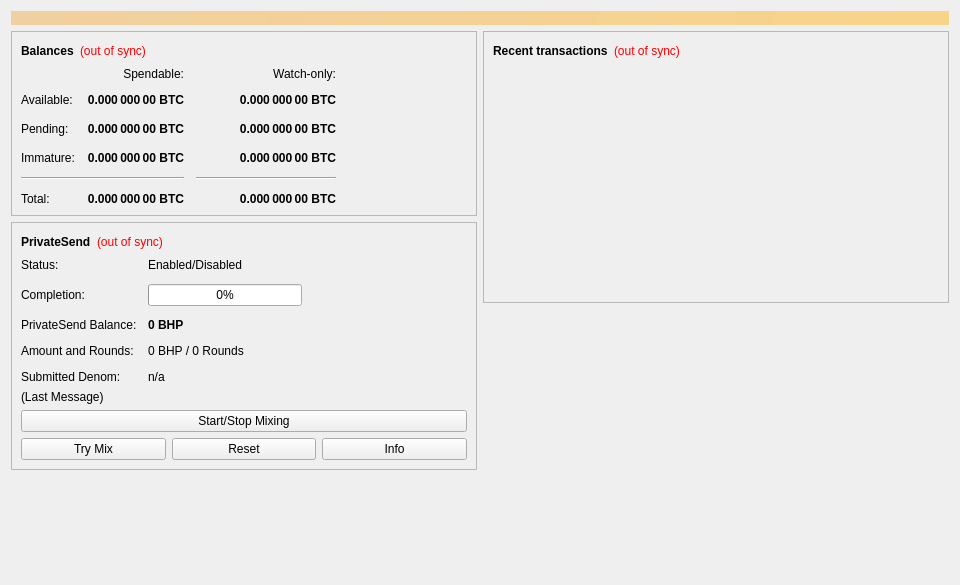
<?xml version="1.0" encoding="UTF-8"?>
<ui version="4.0">
 <class>OverviewPage</class>
 <widget class="QWidget" name="OverviewPage">
  <property name="geometry">
   <rect>
    <x>0</x>
    <y>0</y>
    <width>960</width>
    <height>585</height>
   </rect>
  </property>
  <property name="minimumSize">
   <size>
    <width>960</width>
    <height>0</height>
   </size>
  </property>
  <property name="windowTitle">
   <string>Form</string>
  </property>
  <layout class="QVBoxLayout" name="topLayout">
   <item>
    <widget class="QLabel" name="labelAlerts">
     <property name="visible">
      <bool>false</bool>
     </property>
     <property name="styleSheet">
      <string notr="true">QLabel { background-color: qlineargradient(x1: 0, y1: 0, x2: 1, y2: 0, stop:0 #F0D0A0, stop:1 #F8D488); color:#000000; }</string>
     </property>
     <property name="wordWrap">
      <bool>true</bool>
     </property>
     <property name="margin">
      <number>3</number>
     </property>
     <property name="textInteractionFlags">
      <set>Qt::TextSelectableByMouse</set>
     </property>
    </widget>
   </item>
   <item>
    <layout class="QHBoxLayout" name="horizontalLayout" stretch="1,1">
     <item>
      <layout class="QVBoxLayout" name="verticalLayout_2">
       <item>
        <widget class="QFrame" name="frame">
         <property name="frameShape">
          <enum>QFrame::StyledPanel</enum>
         </property>
         <property name="frameShadow">
          <enum>QFrame::Raised</enum>
         </property>
         <layout class="QVBoxLayout" name="verticalLayout_4">
          <item>
           <layout class="QHBoxLayout" name="horizontalLayout_4">
            <item>
             <widget class="QLabel" name="label_5">
              <property name="font">
               <font>
                <weight>75</weight>
                <bold>true</bold>
               </font>
              </property>
              <property name="text">
               <string>Balances</string>
              </property>
             </widget>
            </item>
            <item>
             <widget class="QLabel" name="labelWalletStatus">
              <property name="toolTip">
               <string>The displayed information may be out of date. Your wallet automatically synchronizes with the Aither network after a connection is established, but this process has not completed yet.</string>
              </property>
              <property name="styleSheet">
               <string notr="true">QLabel { color: red; }</string>
              </property>
              <property name="text">
               <string notr="true">(out of sync)</string>
              </property>
              <property name="alignment">
               <set>Qt::AlignLeading|Qt::AlignLeft|Qt::AlignVCenter</set>
              </property>
             </widget>
            </item>
            <item>
             <spacer name="horizontalSpacer_3">
              <property name="orientation">
               <enum>Qt::Horizontal</enum>
              </property>
              <property name="sizeHint" stdset="0">
               <size>
                <width>40</width>
                <height>20</height>
               </size>
              </property>
             </spacer>
            </item>
           </layout>
          </item>
          <item>
           <layout class="QGridLayout" name="gridLayout">
            <property name="spacing">
             <number>12</number>
            </property>
            <item row="2" column="2">
             <widget class="QLabel" name="labelWatchPending">
              <property name="font">
               <font>
                <weight>75</weight>
                <bold>true</bold>
               </font>
              </property>
              <property name="cursor">
               <cursorShape>IBeamCursor</cursorShape>
              </property>
              <property name="toolTip">
               <string>Unconfirmed transactions to watch-only addresses</string>
              </property>
              <property name="text">
               <string notr="true">0.000 000 00 BTC</string>
              </property>
              <property name="alignment">
               <set>Qt::AlignRight|Qt::AlignTrailing|Qt::AlignVCenter</set>
              </property>
              <property name="textInteractionFlags">
               <set>Qt::LinksAccessibleByMouse|Qt::TextSelectableByKeyboard|Qt::TextSelectableByMouse</set>
              </property>
             </widget>
            </item>
            <item row="2" column="1">
             <widget class="QLabel" name="labelUnconfirmed">
              <property name="font">
               <font>
                <weight>75</weight>
                <bold>true</bold>
               </font>
              </property>
              <property name="cursor">
               <cursorShape>IBeamCursor</cursorShape>
              </property>
              <property name="toolTip">
               <string>Total of transactions that have yet to be confirmed, and do not yet count toward the spendable balance</string>
              </property>
              <property name="text">
               <string notr="true">0.000 000 00 BTC</string>
              </property>
              <property name="alignment">
               <set>Qt::AlignRight|Qt::AlignTrailing|Qt::AlignVCenter</set>
              </property>
              <property name="textInteractionFlags">
               <set>Qt::LinksAccessibleByMouse|Qt::TextSelectableByKeyboard|Qt::TextSelectableByMouse</set>
              </property>
             </widget>
            </item>
            <item row="3" column="2">
             <widget class="QLabel" name="labelWatchImmature">
              <property name="font">
               <font>
                <weight>75</weight>
                <bold>true</bold>
               </font>
              </property>
              <property name="cursor">
               <cursorShape>IBeamCursor</cursorShape>
              </property>
              <property name="toolTip">
               <string>Mined balance in watch-only addresses that has not yet matured</string>
              </property>
              <property name="text">
               <string notr="true">0.000 000 00 BTC</string>
              </property>
              <property name="alignment">
               <set>Qt::AlignRight|Qt::AlignTrailing|Qt::AlignVCenter</set>
              </property>
              <property name="textInteractionFlags">
               <set>Qt::LinksAccessibleByMouse|Qt::TextSelectableByKeyboard|Qt::TextSelectableByMouse</set>
              </property>
             </widget>
            </item>
            <item row="4" column="0" colspan="2">
             <widget class="Line" name="lineSpendableBalance">
              <property name="orientation">
               <enum>Qt::Horizontal</enum>
              </property>
             </widget>
            </item>
            <item row="4" column="2">
             <widget class="Line" name="lineWatchBalance">
              <property name="sizePolicy">
               <sizepolicy hsizetype="Preferred" vsizetype="Fixed">
                <horstretch>0</horstretch>
                <verstretch>0</verstretch>
               </sizepolicy>
              </property>
              <property name="minimumSize">
               <size>
                <width>140</width>
                <height>0</height>
               </size>
              </property>
              <property name="orientation">
               <enum>Qt::Horizontal</enum>
              </property>
             </widget>
            </item>
            <item row="5" column="0">
             <widget class="QLabel" name="labelTotalText">
              <property name="text">
               <string>Total:</string>
              </property>
             </widget>
            </item>
            <item row="3" column="1">
             <widget class="QLabel" name="labelImmature">
              <property name="font">
               <font>
                <weight>75</weight>
                <bold>true</bold>
               </font>
              </property>
              <property name="cursor">
               <cursorShape>IBeamCursor</cursorShape>
              </property>
              <property name="toolTip">
               <string>Mined balance that has not yet matured</string>
              </property>
              <property name="text">
               <string notr="true">0.000 000 00 BTC</string>
              </property>
              <property name="alignment">
               <set>Qt::AlignRight|Qt::AlignTrailing|Qt::AlignVCenter</set>
              </property>
              <property name="textInteractionFlags">
               <set>Qt::LinksAccessibleByMouse|Qt::TextSelectableByKeyboard|Qt::TextSelectableByMouse</set>
              </property>
             </widget>
            </item>
            <item row="2" column="3">
             <spacer name="horizontalSpacer_2">
              <property name="orientation">
               <enum>Qt::Horizontal</enum>
              </property>
              <property name="sizeHint" stdset="0">
               <size>
                <width>40</width>
                <height>20</height>
               </size>
              </property>
             </spacer>
            </item>
            <item row="3" column="0">
             <widget class="QLabel" name="labelImmatureText">
              <property name="text">
               <string>Immature:</string>
              </property>
             </widget>
            </item>
            <item row="5" column="1">
             <widget class="QLabel" name="labelTotal">
              <property name="font">
               <font>
                <weight>75</weight>
                <bold>true</bold>
               </font>
              </property>
              <property name="cursor">
               <cursorShape>IBeamCursor</cursorShape>
              </property>
              <property name="toolTip">
               <string>Your current total balance</string>
              </property>
              <property name="text">
               <string notr="true">0.000 000 00 BTC</string>
              </property>
              <property name="alignment">
               <set>Qt::AlignRight|Qt::AlignTrailing|Qt::AlignVCenter</set>
              </property>
              <property name="textInteractionFlags">
               <set>Qt::LinksAccessibleByMouse|Qt::TextSelectableByKeyboard|Qt::TextSelectableByMouse</set>
              </property>
             </widget>
            </item>
            <item row="5" column="2">
             <widget class="QLabel" name="labelWatchTotal">
              <property name="font">
               <font>
                <weight>75</weight>
                <bold>true</bold>
               </font>
              </property>
              <property name="cursor">
               <cursorShape>IBeamCursor</cursorShape>
              </property>
              <property name="toolTip">
               <string>Current total balance in watch-only addresses</string>
              </property>
              <property name="text">
               <string notr="true">0.000 000 00 BTC</string>
              </property>
              <property name="alignment">
               <set>Qt::AlignRight|Qt::AlignTrailing|Qt::AlignVCenter</set>
              </property>
              <property name="textInteractionFlags">
               <set>Qt::LinksAccessibleByMouse|Qt::TextSelectableByKeyboard|Qt::TextSelectableByMouse</set>
              </property>
             </widget>
            </item>
            <item row="0" column="2">
             <widget class="QLabel" name="labelWatchonly">
              <property name="text">
               <string>Watch-only:</string>
              </property>
              <property name="alignment">
               <set>Qt::AlignRight|Qt::AlignTrailing|Qt::AlignVCenter</set>
              </property>
             </widget>
            </item>
            <item row="1" column="0">
             <widget class="QLabel" name="labelBalanceText">
              <property name="text">
               <string>Available:</string>
              </property>
             </widget>
            </item>
            <item row="1" column="1">
             <widget class="QLabel" name="labelBalance">
              <property name="font">
               <font>
                <weight>75</weight>
                <bold>true</bold>
               </font>
              </property>
              <property name="cursor">
               <cursorShape>IBeamCursor</cursorShape>
              </property>
              <property name="toolTip">
               <string>Your current spendable balance</string>
              </property>
              <property name="text">
               <string notr="true">0.000 000 00 BTC</string>
              </property>
              <property name="alignment">
               <set>Qt::AlignRight|Qt::AlignTrailing|Qt::AlignVCenter</set>
              </property>
              <property name="textInteractionFlags">
               <set>Qt::LinksAccessibleByMouse|Qt::TextSelectableByKeyboard|Qt::TextSelectableByMouse</set>
              </property>
             </widget>
            </item>
            <item row="1" column="2">
             <widget class="QLabel" name="labelWatchAvailable">
              <property name="font">
               <font>
                <weight>75</weight>
                <bold>true</bold>
               </font>
              </property>
              <property name="cursor">
               <cursorShape>IBeamCursor</cursorShape>
              </property>
              <property name="toolTip">
               <string>Your current balance in watch-only addresses</string>
              </property>
              <property name="text">
               <string notr="true">0.000 000 00 BTC</string>
              </property>
              <property name="alignment">
               <set>Qt::AlignRight|Qt::AlignTrailing|Qt::AlignVCenter</set>
              </property>
              <property name="textInteractionFlags">
               <set>Qt::LinksAccessibleByMouse|Qt::TextSelectableByKeyboard|Qt::TextSelectableByMouse</set>
              </property>
             </widget>
            </item>
            <item row="2" column="0">
             <widget class="QLabel" name="labelPendingText">
              <property name="text">
               <string>Pending:</string>
              </property>
             </widget>
            </item>
            <item row="0" column="1">
             <widget class="QLabel" name="labelSpendable">
              <property name="text">
               <string>Spendable:</string>
              </property>
              <property name="alignment">
               <set>Qt::AlignRight|Qt::AlignTrailing|Qt::AlignVCenter</set>
              </property>
             </widget>
            </item>
           </layout>
          </item>
         </layout>
        </widget>
       </item>
       <item>
        <widget class="QFrame" name="framePrivateSend">
         <property name="layoutDirection">
          <enum>Qt::LeftToRight</enum>
         </property>
         <property name="frameShape">
          <enum>QFrame::StyledPanel</enum>
         </property>
         <property name="frameShadow">
          <enum>QFrame::Raised</enum>
         </property>
         <layout class="QVBoxLayout" name="VerticalLayout_PS1">
          <item>
           <layout class="QHBoxLayout" name="horizontalLayout_5">
            <item>
             <widget class="QLabel" name="labelPrivateSendHeader">
              <property name="font">
               <font>
                <weight>75</weight>
                <bold>true</bold>
               </font>
              </property>
              <property name="text">
               <string>PrivateSend</string>
              </property>
             </widget>
            </item>
            <item>
             <widget class="QLabel" name="labelPrivateSendSyncStatus">
              <property name="toolTip">
               <string>The displayed information may be out of date. Your wallet automatically synchronizes with the Aither network after a connection is established, but this process has not completed yet.</string>
              </property>
              <property name="styleSheet">
               <string notr="true">QLabel { color: red; }</string>
              </property>
              <property name="text">
               <string notr="true">(out of sync)</string>
              </property>
              <property name="alignment">
               <set>Qt::AlignLeading|Qt::AlignLeft|Qt::AlignVCenter</set>
              </property>
             </widget>
            </item>
            <item>
             <spacer name="horizontalSpacer_4">
              <property name="orientation">
               <enum>Qt::Horizontal</enum>
              </property>
              <property name="sizeHint" stdset="0">
               <size>
                <width>40</width>
                <height>20</height>
               </size>
              </property>
             </spacer>
            </item>
           </layout>
          </item>
          <item>
           <layout class="QFormLayout" name="privateSendFormLayout">
            <property name="fieldGrowthPolicy">
             <enum>QFormLayout::AllNonFixedFieldsGrow</enum>
            </property>
            <property name="horizontalSpacing">
             <number>11</number>
            </property>
            <property name="verticalSpacing">
             <number>12</number>
            </property>
            <item row="0" column="0">
             <widget class="QLabel" name="labelPrivateSendEnabledText">
              <property name="text">
               <string>Status:</string>
              </property>
             </widget>
            </item>
            <item row="0" column="1">
             <widget class="QLabel" name="labelPrivateSendEnabled">
              <property name="text">
               <string>Enabled/Disabled</string>
              </property>
             </widget>
            </item>
            <item row="1" column="0">
             <widget class="QLabel" name="labelCompletitionText">
              <property name="text">
               <string>Completion:</string>
              </property>
             </widget>
            </item>
            <item row="1" column="1">
             <widget class="QProgressBar" name="privateSendProgress">
              <property name="maximumSize">
               <size>
                <width>154</width>
                <height>16777215</height>
               </size>
              </property>
              <property name="value">
               <number>0</number>
              </property>
             </widget>
            </item>
            <item row="2" column="0">
             <widget class="QLabel" name="labelAnonymizedText">
              <property name="text">
               <string>PrivateSend Balance:</string>
              </property>
             </widget>
            </item>
            <item row="2" column="1">
             <widget class="QLabel" name="labelAnonymized">
              <property name="font">
               <font>
                <weight>75</weight>
                <bold>true</bold>
               </font>
              </property>
              <property name="text">
               <string notr="true">0 BHP</string>
              </property>
             </widget>
            </item>
            <item row="3" column="0">
             <widget class="QLabel" name="labelAmountAndRoundsText">
              <property name="text">
               <string>Amount and Rounds:</string>
              </property>
             </widget>
            </item>
            <item row="3" column="1">
             <widget class="QLabel" name="labelAmountRounds">
              <property name="text">
               <string>0 BHP / 0 Rounds</string>
              </property>
             </widget>
            </item>
            <item row="4" column="0">
             <widget class="QLabel" name="labelSubmittedDenomText">
              <property name="text">
               <string>Submitted Denom:</string>
              </property>
             </widget>
            </item>
            <item row="4" column="1">
             <widget class="QLabel" name="labelSubmittedDenom">
              <property name="toolTip">
               <string>The denominations you submitted to the Masternode.&lt;br&gt;To mix, other users must submit the exact same denominations.</string>
              </property>
              <property name="text">
               <string>n/a</string>
              </property>
             </widget>
            </item>
           </layout>
          </item>
          <item>
           <layout class="QVBoxLayout" name="VerticalLayout_PS">
            <item>
             <widget class="QLabel" name="labelPrivateSendLastMessage">
              <property name="text">
               <string>(Last Message)</string>
              </property>
              <property name="alignment">
               <set>Qt::AlignLeading|Qt::AlignLeft|Qt::AlignTop</set>
              </property>
              <property name="wordWrap">
               <bool>true</bool>
              </property>
             </widget>
            </item>
            <item>
             <widget class="QPushButton" name="togglePrivateSend">
              <property name="sizePolicy">
               <sizepolicy hsizetype="MinimumExpanding" vsizetype="Fixed">
                <horstretch>0</horstretch>
                <verstretch>0</verstretch>
               </sizepolicy>
              </property>
              <property name="text">
               <string>Start/Stop Mixing</string>
              </property>
             </widget>
            </item>
            <item>
             <layout class="QHBoxLayout" name="horizontalLayout_debugbuttons">
              <item>
               <widget class="QPushButton" name="privateSendAuto">
                <property name="sizePolicy">
                 <sizepolicy hsizetype="MinimumExpanding" vsizetype="Fixed">
                  <horstretch>0</horstretch>
                  <verstretch>0</verstretch>
                 </sizepolicy>
                </property>
                <property name="toolTip">
                 <string>Try to manually submit a PrivateSend request.</string>
                </property>
                <property name="text">
                 <string>Try Mix</string>
                </property>
               </widget>
              </item>
              <item>
               <widget class="QPushButton" name="privateSendReset">
                <property name="sizePolicy">
                 <sizepolicy hsizetype="MinimumExpanding" vsizetype="Fixed">
                  <horstretch>0</horstretch>
                  <verstretch>0</verstretch>
                 </sizepolicy>
                </property>
                <property name="toolTip">
                 <string>Reset the current status of PrivateSend (can interrupt PrivateSend if it's in the process of Mixing, which can cost you money!)</string>
                </property>
                <property name="autoFillBackground">
                 <bool>false</bool>
                </property>
                <property name="text">
                 <string>Reset</string>
                </property>
               </widget>
              </item>
              <item>
               <widget class="QPushButton" name="privateSendInfo">
                <property name="sizePolicy">
                 <sizepolicy hsizetype="MinimumExpanding" vsizetype="Fixed">
                  <horstretch>0</horstretch>
                  <verstretch>0</verstretch>
                 </sizepolicy>
                </property>
                <property name="toolTip">
                 <string>Information about PrivateSend and Mixing</string>
                </property>
                <property name="text">
                 <string>Info</string>
                </property>
               </widget>
              </item>
             </layout>
            </item>
           </layout>
          </item>
         </layout>
        </widget>
       </item>
       <item>
        <spacer name="verticalSpacer">
         <property name="orientation">
          <enum>Qt::Vertical</enum>
         </property>
         <property name="sizeHint" stdset="0">
          <size>
           <width>20</width>
           <height>40</height>
          </size>
         </property>
        </spacer>
       </item>
      </layout>
     </item>
     <item>
      <layout class="QVBoxLayout" name="verticalLayout_3">
       <item>
        <widget class="QFrame" name="frame_2">
         <property name="frameShape">
          <enum>QFrame::StyledPanel</enum>
         </property>
         <property name="frameShadow">
          <enum>QFrame::Raised</enum>
         </property>
         <layout class="QVBoxLayout" name="verticalLayout">
          <item>
           <layout class="QHBoxLayout" name="horizontalLayout_2">
            <item>
             <widget class="QLabel" name="label_4">
              <property name="font">
               <font>
                <weight>75</weight>
                <bold>true</bold>
               </font>
              </property>
              <property name="text">
               <string>Recent transactions</string>
              </property>
             </widget>
            </item>
            <item>
             <widget class="QLabel" name="labelTransactionsStatus">
              <property name="toolTip">
               <string>The displayed information may be out of date. Your wallet automatically synchronizes with the Aither network after a connection is established, but this process has not completed yet.</string>
              </property>
              <property name="styleSheet">
               <string notr="true">QLabel { color: red; }</string>
              </property>
              <property name="text">
               <string notr="true">(out of sync)</string>
              </property>
              <property name="alignment">
               <set>Qt::AlignLeading|Qt::AlignLeft|Qt::AlignVCenter</set>
              </property>
             </widget>
            </item>
            <item>
             <spacer name="horizontalSpacer">
              <property name="orientation">
               <enum>Qt::Horizontal</enum>
              </property>
              <property name="sizeHint" stdset="0">
               <size>
                <width>40</width>
                <height>20</height>
               </size>
              </property>
             </spacer>
            </item>
           </layout>
          </item>
          <item>
           <widget class="QListView" name="listTransactions">
            <property name="styleSheet">
             <string notr="true">QListView { background: transparent; }</string>
            </property>
            <property name="frameShape">
             <enum>QFrame::NoFrame</enum>
            </property>
            <property name="verticalScrollBarPolicy">
             <enum>Qt::ScrollBarAlwaysOff</enum>
            </property>
            <property name="horizontalScrollBarPolicy">
             <enum>Qt::ScrollBarAlwaysOff</enum>
            </property>
            <property name="selectionMode">
             <enum>QAbstractItemView::NoSelection</enum>
            </property>
           </widget>
          </item>
         </layout>
        </widget>
       </item>
       <item>
        <spacer name="verticalSpacer_2">
         <property name="orientation">
          <enum>Qt::Vertical</enum>
         </property>
         <property name="sizeHint" stdset="0">
          <size>
           <width>20</width>
           <height>40</height>
          </size>
         </property>
        </spacer>
       </item>
      </layout>
     </item>
    </layout>
   </item>
  </layout>
 </widget>
 <resources/>
 <connections/>
</ui>
